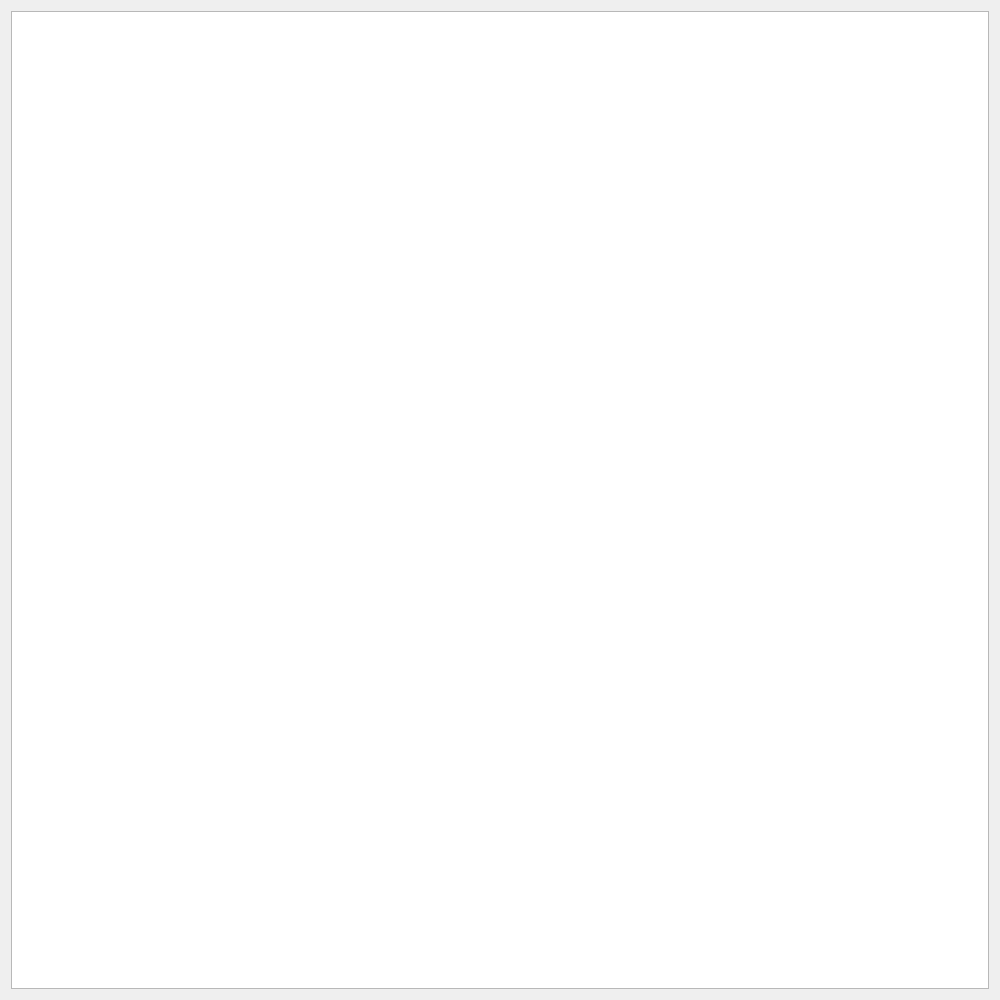
<?xml version="1.0" encoding="UTF-8"?>
<ui version="4.0">
 <class>CGameOverDialog</class>
 <widget class="QDialog" name="CGameOverDialog">
  <property name="geometry">
   <rect>
    <x>0</x>
    <y>0</y>
    <width>1000</width>
    <height>1000</height>
   </rect>
  </property>
  <property name="minimumSize">
   <size>
    <width>1000</width>
    <height>1000</height>
   </size>
  </property>
  <property name="maximumSize">
   <size>
    <width>1000</width>
    <height>1000</height>
   </size>
  </property>
  <property name="windowTitle">
   <string>Dialog</string>
  </property>
  <layout class="QGridLayout" name="gridLayout">
   <item row="0" column="0" rowspan="2">
    <widget class="QTableView" name="tableView"/>
   </item>
  </layout>
 </widget>
 <resources/>
 <connections/>
</ui>
